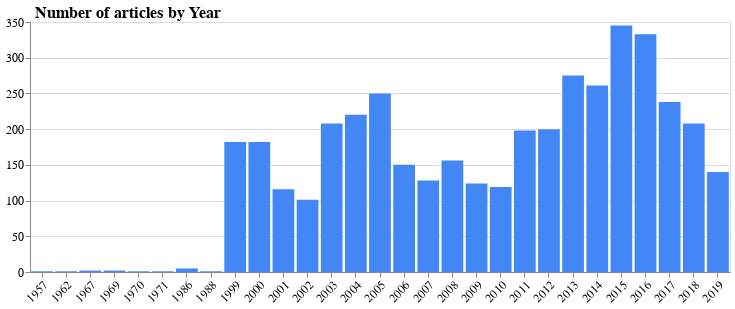

Here is the notebook cell this chart was saved with:
### Markdown cell above
The number of articles per year is shown below

### Code cell
altair_plot_bar_chart_value_counts(
    df_guardian["year"].value_counts().sort_index().reset_index(),
    "Number of articles by Year",
    "index:N",
    "year:Q",
    labelFontSize=12,
    titleFontSize=12,
    plot_titleFontSize=16,
    dx=30,
    offset=-5,
    x_tick_label_angle=-45,
    horiz_bar_chart=False,
    fig_size=(700, 250),
)

### Figure 1 — Vega-Lite specification as saved in the notebook (floating-point values rounded to 4 significant figures)
{"config": {"view": {"continuousWidth": 400, "continuousHeight": 300}, "axis": {"labelFontSize": 12, "titleFontSize": 12}, "axisX": {"labelAngle": -45}, "mark": {"color": "#4287f5"}, "title": {"anchor": "start", "dx": 30, "fontSize": 16, "offset": -5}}, "data": {"name": "data-84069500592621966ca198a6918d7219"}, "mark": "bar", "encoding": {"x": {"type": "nominal", "field": "index", "title": ""}, "y": {"type": "quantitative", "field": "year", "title": ""}}, "height": 250, "title": "Number of articles by Year", "width": 700, "$schema": "https://vega.github.io/schema/vega-lite/v4.8.1.json", "datasets": {"data-84069500592621966ca198a6918d7219": [{"index": 1957, "year": 1}, {"index": 1962, "year": 1}, {"index": 1967, "year": 2}, {"index": 1969, "year": 2}, {"index": 1970, "year": 1}, {"index": 1971, "year": 1}, {"index": 1986, "year": 5}, {"index": 1988, "year": 1}, {"index": 1999, "year": 182}, {"index": 2000, "year": 182}, {"index": 2001, "year": 116}, {"index": 2002, "year": 101}, {"index": 2003, "year": 208}, {"index": 2004, "year": 220}, {"index": 2005, "year": 250}, {"index": 2006, "year": 150}, {"index": 2007, "year": 128}, {"index": 2008, "year": 156}, {"index": 2009, "year": 124}, {"index": 2010, "year": 119}, {"index": 2011, "year": 198}, {"index": 2012, "year": 200}, {"index": 2013, "year": 275}, {"index": 2014, "year": 261}, {"index": 2015, "year": 345}, {"index": 2016, "year": 333}, {"index": 2017, "year": 238}, {"index": 2018, "year": 208}, {"index": 2019, "year": 140}]}}
